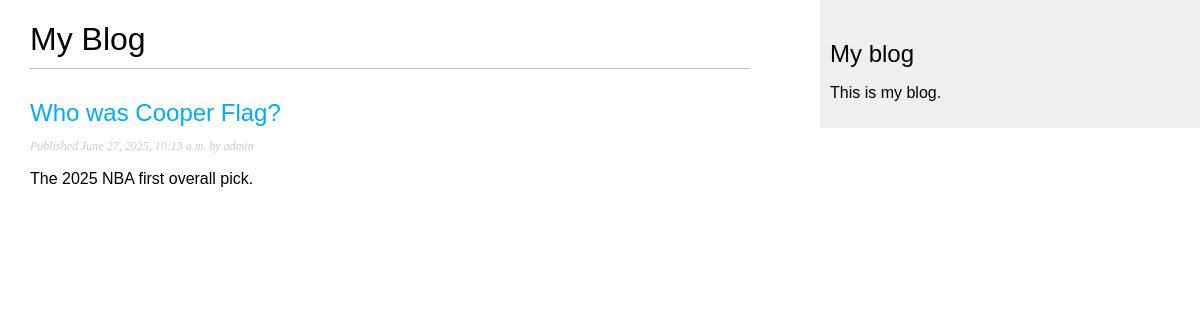
/blog/, run on an earlier commit of the app's database.
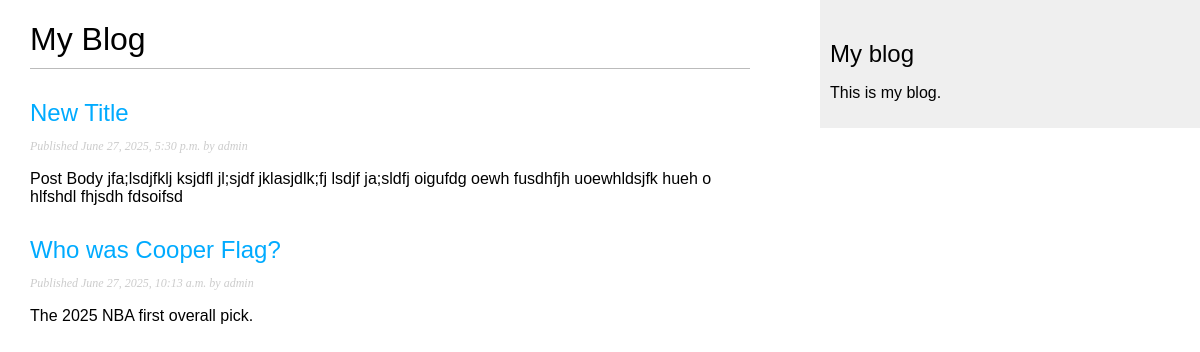
And on a later commit of the database.
### blog/models.py (models this page shows, shortened)
class Post(models.Model):
    class Status(models.TextChoices):
        DRAFT = "DF", "Draft"
        PUBLISHED = "PB", "Published"
    title = models.CharField(max_length=250)
    slug = models.SlugField(max_length=250)
    body = models.TextField()
    author = models.ForeignKey(
        settings.AUTH_USER_MODEL,
        on_delete=models.CASCADE,
        related_name="blog_posts",
    )
    publish = models.DateTimeField(default=timezone.now)
    created = models.DateTimeField(auto_now_add=True)
    updated = models.DateTimeField(auto_now=True)
    status = models.CharField(
        max_length=2,
        choices=Status,
        default=Status.DRAFT,
    )
    objects = models.Manager() # default manager
    published = PublishedManager() # Our custom manager
    class Meta:
        ordering = ["-publish"]
        indexes = [
            models.Index(fields=["-publish"]),
        ]

### blog/views.py (the view)
# urls.py: path("", views.post_list, name="post_list"),
def post_list(request):
    posts = Post.published.all()
    return render(request, "blog/post/list.html", {"posts": posts})

### blog/models.py (called while the page is built)
    def get_queryset(self):
        return super().get_queryset().filter(status=Post.Status.PUBLISHED)

### blog/templates/blog/post/list.html (shortened to what this page needs)
{% extends "blog/base.html" %}
{% block content %}
  <h1>My Blog</h1>
  {% for post in posts %}
    <h2>
      <a href="{% url 'blog:post_detail' post.id %}">
        {{ post.title }}
      </a>
    </h2>
    <p class="date">
      Published {{ post.publish }} by {{ post.author }}
    </p>
    {{ post.body|truncatewords:30|linebreaks }}
  {% endfor %}
{% endblock %}

What changed in the data, as far as the page shows it:
now on this page (row edited): Post: title "New Title", publish "June 27, 2025, 5:30 p.m.", author "admin", body "Post Body jfa;lsdjfklj ksjdfl jl;sjdf jklasjdlk;fj lsdjf ja;sldfj oigufdg oewh fusdhfjh uoewhldsjfk hueh o hlfshdl fhjsdh fdsoifsd"
